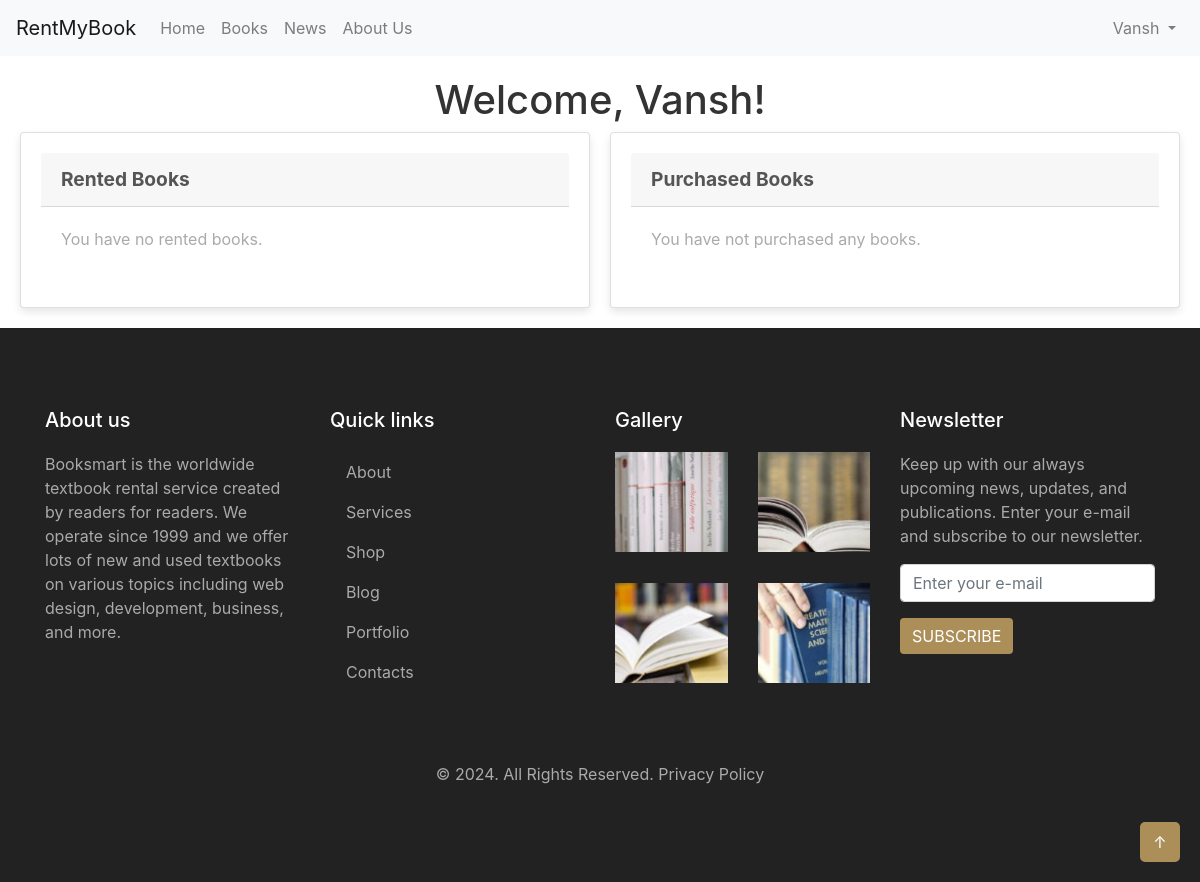
Page /dashboard/ (signed in) on the earlier database version.
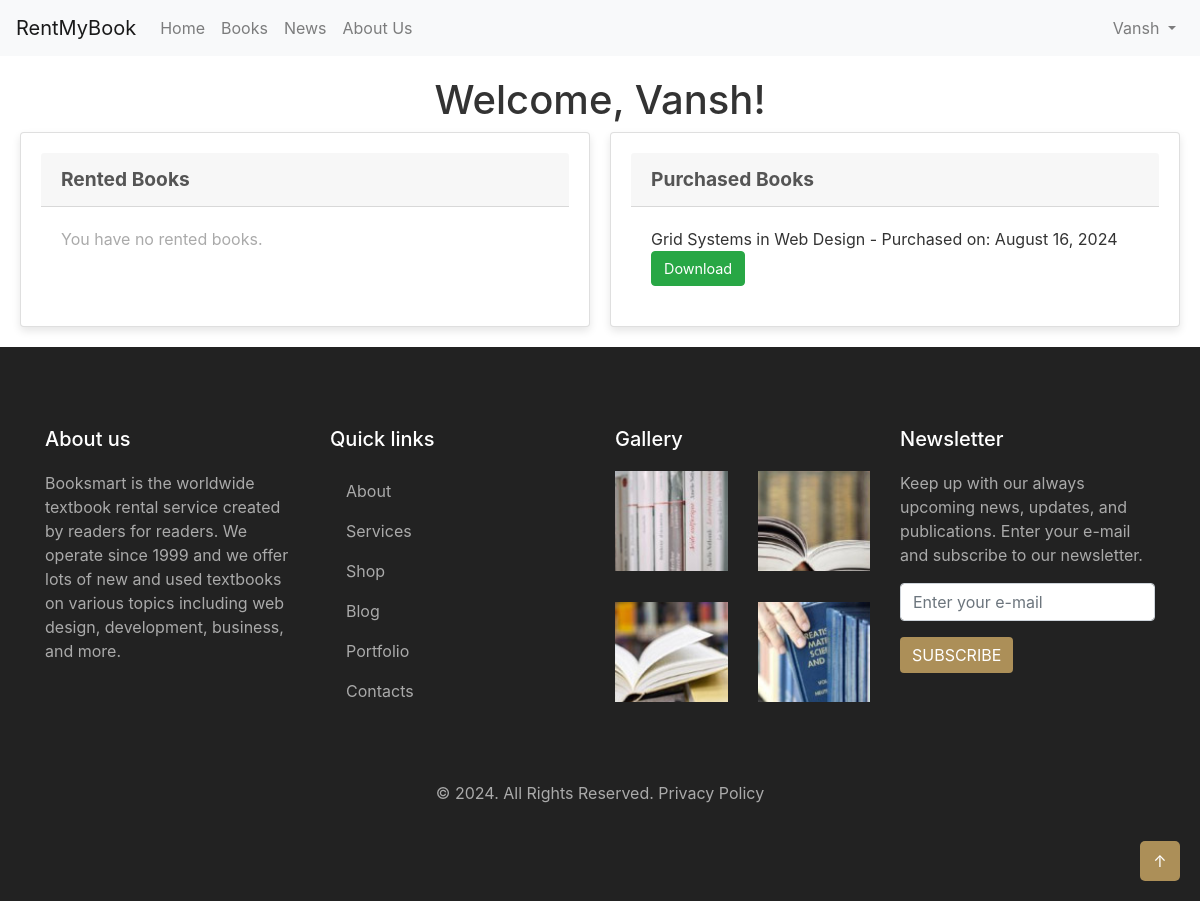
Same page on the later database version.
### books/models.py (models this page shows, shortened)
class Purchase(models.Model):
    user = models.ForeignKey(User, on_delete=models.CASCADE)
    book = models.ForeignKey(Book, on_delete=models.CASCADE)
    purchase_date = models.DateTimeField(auto_now_add=True)

class Book(models.Model):
    title = models.CharField(max_length=200)
    author = models.CharField(max_length=200)
    description = models.TextField()
    cover_image = models.ImageField(upload_to='book_covers/')
    sample_pdf = models.FileField(upload_to='book_samples/')
    full_pdf = models.FileField(upload_to='book_full/')
    price = models.DecimalField(max_digits=6, decimal_places=2)

### books/views.py (the view)
# urls.py: path('dashboard/', views.dashboard, name='dashboard'),
@login_required
def dashboard(request):
    rentals = Rental.objects.filter(user=request.user)
    purchases = Purchase.objects.filter(user=request.user)
    return render(request, 'books/dashboard.html', {'rentals': rentals, 'purchases': purchases})

### templates/books/dashboard.html (shortened to what this page needs)
{% extends 'layout/base.html' %}
{% block body %}
<div class="dashboard-container">
    <h1>Welcome, {{ user.username }}!</h1>
    <div class="dashboard-row">
        <div class="card">
            <div class="card-header">Rented Books</div>
            <div class="card-body">
                {% if rentals %}
                    {% for rental in rentals %}
                        <div class="rental-item">
                            <span>{{ rental.book.title }} - Return by: {{ rental.return_date|date:"F d, Y" }}</span>
                            <a href="{{ rental.book.sample_pdf.url }}" class="btn btn-primary" target="_blank">Read Book</a>
                        </div>
                    {% endfor %}
                {% else %}
                    <p>You have no rented books.</p>
                {% endif %}
            </div>
        </div>
        <div class="card">
            <div class="card-header">Purchased Books</div>
            <div class="card-body">
                {% if purchases %}
                    {% for purchase in purchases %}
                        <div class="purchase-item">
                            <span>{{ purchase.book.title }} - Purchased on: {{ purchase.purchase_date|date:"F d, Y" }}</span>
                            <a href="{{ purchase.book.full_pdf.url }}" class="btn btn-success" download>Download</a>
                        </div>
                    {% endfor %}
                {% else %}
                    <p>You have not purchased any books.</p>
                {% endif %}
            </div>
        </div>
    </div>
</div>
{% endblock body %}

Differences in the rows shown:
added Purchase: book "Grid Systems in Web Design", purchase_date "August 16, 2024"
Other differences:
text no longer shown: "You have not purchased any books."
